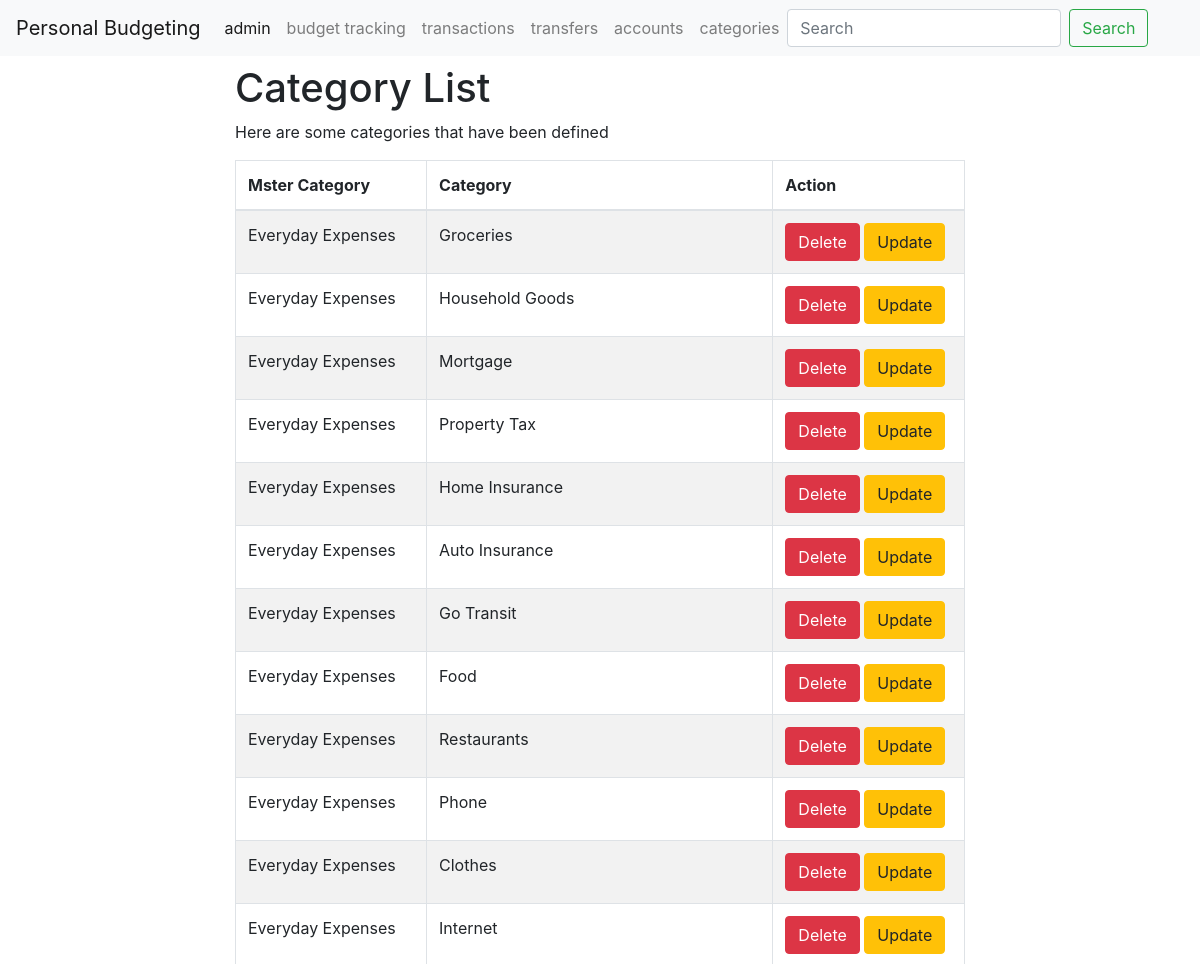
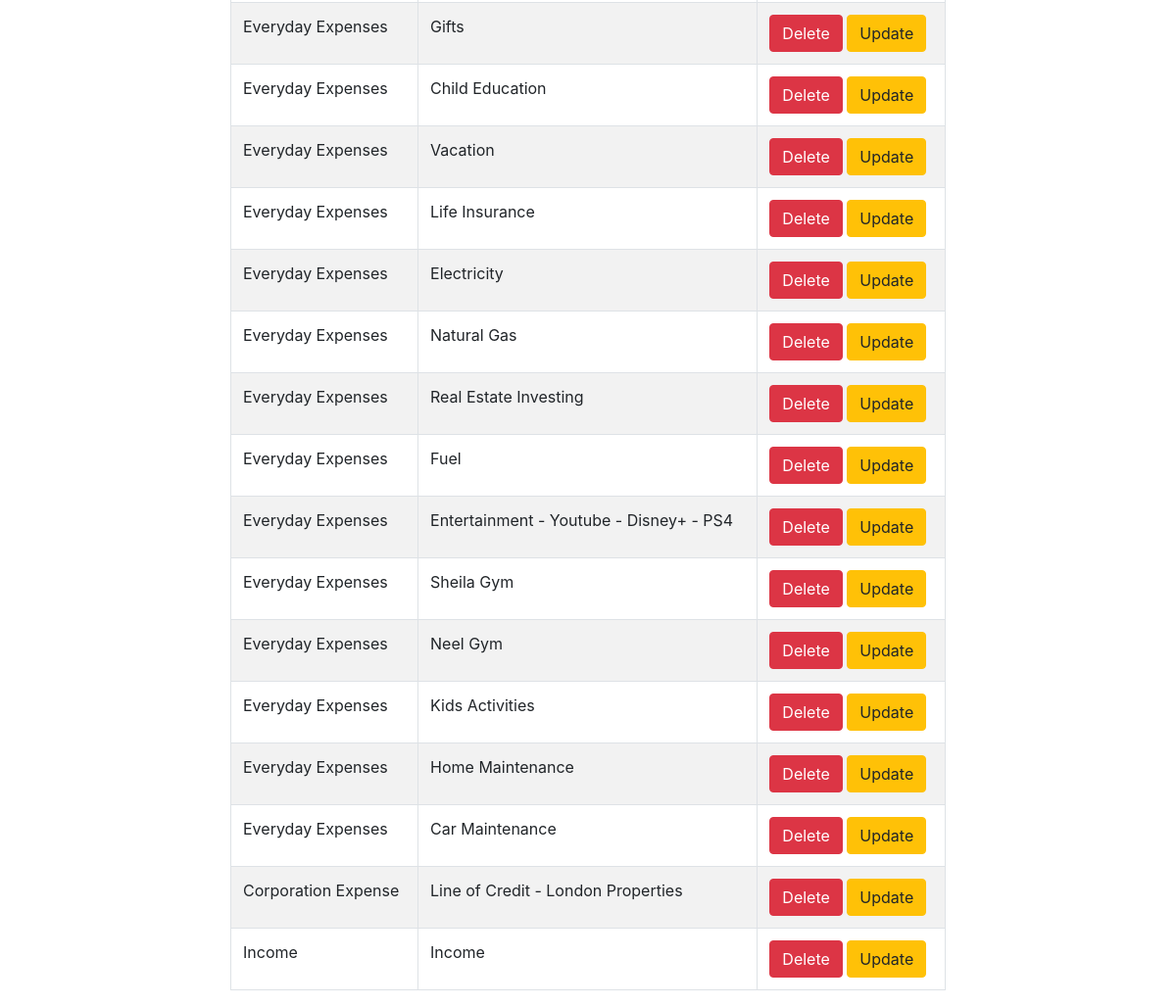
The page /categories/ on the database as committed earlier (2 pictures, top to bottom).
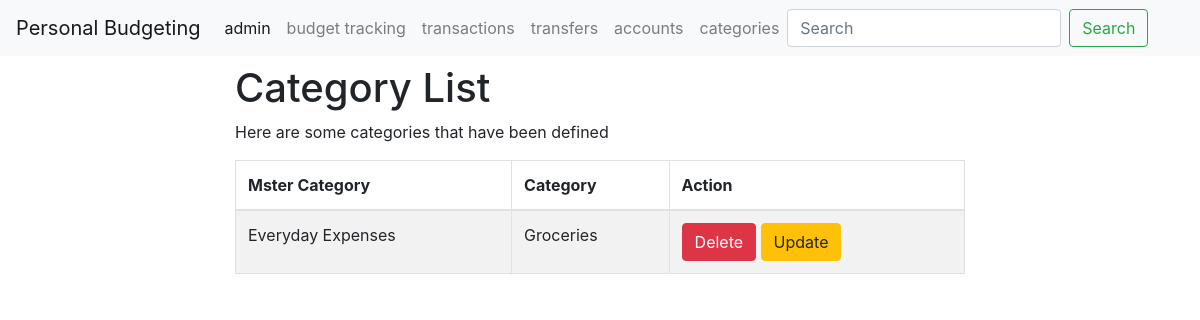
The same page on the database as committed later.
### categories/models.py (models this page shows, shortened)
class Category(models.Model):
    master_category = models.CharField(max_length=200, default='none')
    category = models.CharField(max_length=200)

### categories/views.py (the view)
# urls.py: path('', views.index, name='accounts-index'),
def index(request):
    template = loader.get_template('categories/index.html')
    show_categories = Category.objects.all()
    show_transactions = Transaction.objects.all()
    total = Transaction.objects.all().aggregate(sum=Sum('amount'))['sum'] or 0.00
    total = "{:.2f}".format(total)
    context = {
        'show_categories': show_categories,
        'show_transactions':show_transactions,
        'total': total,
    }
    return HttpResponse(template.render(context, request))

### templates/categories/index.html
{% extends 'base.html' %}
{% block content %}
<div class="container">
      <div class="row justify-content-center">
        <div class="col-8">
          <h1 class="mt-2">Category List</h1>
<p> Here are some categories that have been defined</p>
<table class="table table-striped table-bordered">
<thead>
<tr>
<th scope="col">Mster Category</th>
<th scope="col">Category</th>
<th scope="col">Action</th>
</thead>
<tbody>
{% if show_categories %}
    {% for category in show_categories %}
        <tr>
        <td>{{ category.master_category }}</td>
        <td>{{ category.category}}</td>
        <td> <a class = "btn btn-danger" href="{%url "categories-delete" category.id%}">Delete</a> <a class = "btn btn-warning" href="{%url "categories-update" category.id%}">Update</a></td>
    {% endfor %}
{% else %}
    Nothing available
{% endif %}
</tbody>
</table>
</div>
</div>
</div>
{% endblock %}

Rows that differ between the two databases and show on the page:
removed Category: master_category "Everyday Expenses", category "Household Goods"
removed Category: master_category "Everyday Expenses", category "Mortgage"
removed Category: master_category "Everyday Expenses", category "Property Tax"
removed Category: master_category "Everyday Expenses", category "Home Insurance"
removed Category: master_category "Everyday Expenses", category "Auto Insurance"
removed Category: master_category "Everyday Expenses", category "Go Transit"
removed Category: master_category "Everyday Expenses", category "Food"
removed Category: master_category "Everyday Expenses", category "Restaurants"
removed Category: master_category "Everyday Expenses", category "Phone"
removed Category: master_category "Everyday Expenses", category "Clothes"
removed Category: master_category "Everyday Expenses", category "Internet"
removed Category: master_category "Everyday Expenses", category "Gifts"
removed Category: master_category "Everyday Expenses", category "Child Education"
removed Category: master_category "Everyday Expenses", category "Vacation"
removed Category: master_category "Everyday Expenses", category "Life Insurance"
removed Category: master_category "Everyday Expenses", category "Electricity"
removed Category: master_category "Everyday Expenses", category "Natural Gas"
removed Category: master_category "Everyday Expenses", category "Real Estate Investing"
removed Category: master_category "Everyday Expenses", category "Fuel"
removed Category: master_category "Everyday Expenses", category "Entertainment - Youtube - Disney+ - PS4"
removed Category: master_category "Everyday Expenses", category "Sheila Gym"
removed Category: master_category "Everyday Expenses", category "Neel Gym"
removed Category: master_category "Everyday Expenses", category "Kids Activities"
removed Category: master_category "Everyday Expenses", category "Home Maintenance"
removed Category: master_category "Everyday Expenses", category "Car Maintenance"
removed Category: master_category "Corporation Expense", category "Line of Credit - London Properties"
removed Category: master_category "Income", category "Income"
